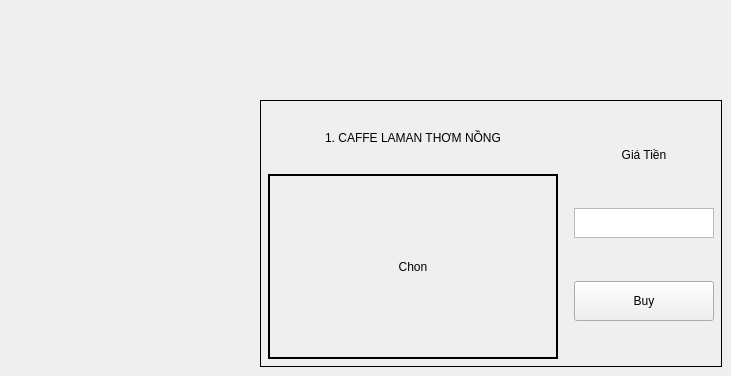
      <widget class="QWidget" name="page_6">
       <widget class="QFrame" name="frame_16">
        <property name="geometry">
         <rect>
          <x>260</x>
          <y>100</y>
          <width>462</width>
          <height>267</height>
         </rect>
        </property>
        <property name="frameShape">
         <enum>QFrame::Box</enum>
        </property>
        <layout class="QHBoxLayout" name="horizontalLayout_20">
         <property name="leftMargin">
          <number>2</number>
         </property>
         <property name="topMargin">
          <number>2</number>
         </property>
         <property name="rightMargin">
          <number>2</number>
         </property>
         <property name="bottomMargin">
          <number>2</number>
         </property>
         <item>
          <widget class="QFrame" name="frame_17">
           <property name="sizePolicy">
            <sizepolicy hsizetype="Expanding" vsizetype="Preferred">
             <horstretch>0</horstretch>
             <verstretch>0</verstretch>
            </sizepolicy>
           </property>
           <property name="frameShape">
            <enum>QFrame::NoFrame</enum>
           </property>
           <layout class="QVBoxLayout" name="verticalLayout_31">
            <property name="leftMargin">
             <number>5</number>
            </property>
            <property name="topMargin">
             <number>5</number>
            </property>
            <property name="rightMargin">
             <number>5</number>
            </property>
            <property name="bottomMargin">
             <number>5</number>
            </property>
            <item>
             <widget class="QLabel" name="nameID1_2">
              <property name="sizePolicy">
               <sizepolicy hsizetype="Expanding" vsizetype="Maximum">
                <horstretch>0</horstretch>
                <verstretch>0</verstretch>
               </sizepolicy>
              </property>
              <property name="minimumSize">
               <size>
                <width>20</width>
                <height>20</height>
               </size>
              </property>
              <property name="maximumSize">
               <size>
                <width>5000</width>
                <height>60</height>
               </size>
              </property>
              <property name="frameShape">
               <enum>QFrame::Box</enum>
              </property>
              <property name="lineWidth">
               <number>0</number>
              </property>
              <property name="text">
               <string>1. CAFFE LAMAN THƠM NỒNG</string>
              </property>
              <property name="alignment">
               <set>Qt::AlignCenter</set>
              </property>
             </widget>
            </item>
            <item>
             <widget class="QLabel" name="imageID1_2">
              <property name="sizePolicy">
               <sizepolicy hsizetype="Expanding" vsizetype="Maximum">
                <horstretch>0</horstretch>
                <verstretch>0</verstretch>
               </sizepolicy>
              </property>
              <property name="minimumSize">
               <size>
                <width>120</width>
                <height>120</height>
               </size>
              </property>
              <property name="maximumSize">
               <size>
                <width>5000</width>
                <height>250</height>
               </size>
              </property>
              <property name="frameShape">
               <enum>QFrame::Box</enum>
              </property>
              <property name="lineWidth">
               <number>2</number>
              </property>
              <property name="text">
               <string>Chon</string>
              </property>
              <property name="alignment">
               <set>Qt::AlignCenter</set>
              </property>
             </widget>
            </item>
           </layout>
          </widget>
         </item>
         <item>
          <widget class="QFrame" name="frame_2">
           <property name="maximumSize">
            <size>
             <width>150</width>
             <height>16777215</height>
            </size>
           </property>
           <layout class="QVBoxLayout" name="verticalLayout_34">
            <property name="leftMargin">
             <number>5</number>
            </property>
            <property name="topMargin">
             <number>5</number>
            </property>
            <property name="rightMargin">
             <number>5</number>
            </property>
            <property name="bottomMargin">
             <number>5</number>
            </property>
            <item>
             <widget class="QLabel" name="imageAc_12">
              <property name="sizePolicy">
               <sizepolicy hsizetype="Maximum" vsizetype="Maximum">
                <horstretch>0</horstretch>
                <verstretch>0</verstretch>
               </sizepolicy>
              </property>
              <property name="minimumSize">
               <size>
                <width>20</width>
                <height>20</height>
               </size>
              </property>
              <property name="maximumSize">
               <size>
                <width>150</width>
                <height>20</height>
               </size>
              </property>
              <property name="frameShape">
               <enum>QFrame::Box</enum>
              </property>
              <property name="lineWidth">
               <number>0</number>
              </property>
              <property name="text">
               <string>Giá Tiền</string>
              </property>
              <property name="alignment">
               <set>Qt::AlignCenter</set>
              </property>
             </widget>
            </item>
            <item>
             <widget class="QTextEdit" name="totalCoinID1_2">
              <property name="maximumSize">
               <size>
                <width>500</width>
                <height>30</height>
               </size>
              </property>
              <property name="readOnly">
               <bool>true</bool>
              </property>
             </widget>
            </item>
            <item>
             <widget class="QPushButton" name="btnBuyID1_2">
              <property name="sizePolicy">
               <sizepolicy hsizetype="Expanding" vsizetype="Fixed">
                <horstretch>0</horstretch>
                <verstretch>0</verstretch>
               </sizepolicy>
              </property>
              <property name="minimumSize">
               <size>
                <width>0</width>
                <height>40</height>
               </size>
              </property>
              <property name="text">
               <string>Buy</string>
              </property>
              <property name="ID" stdset="0">
               <number>1</number>
              </property>
             </widget>
            </item>
           </layout>
          </widget>
         </item>
        </layout>
       </widget>
      </widget>
